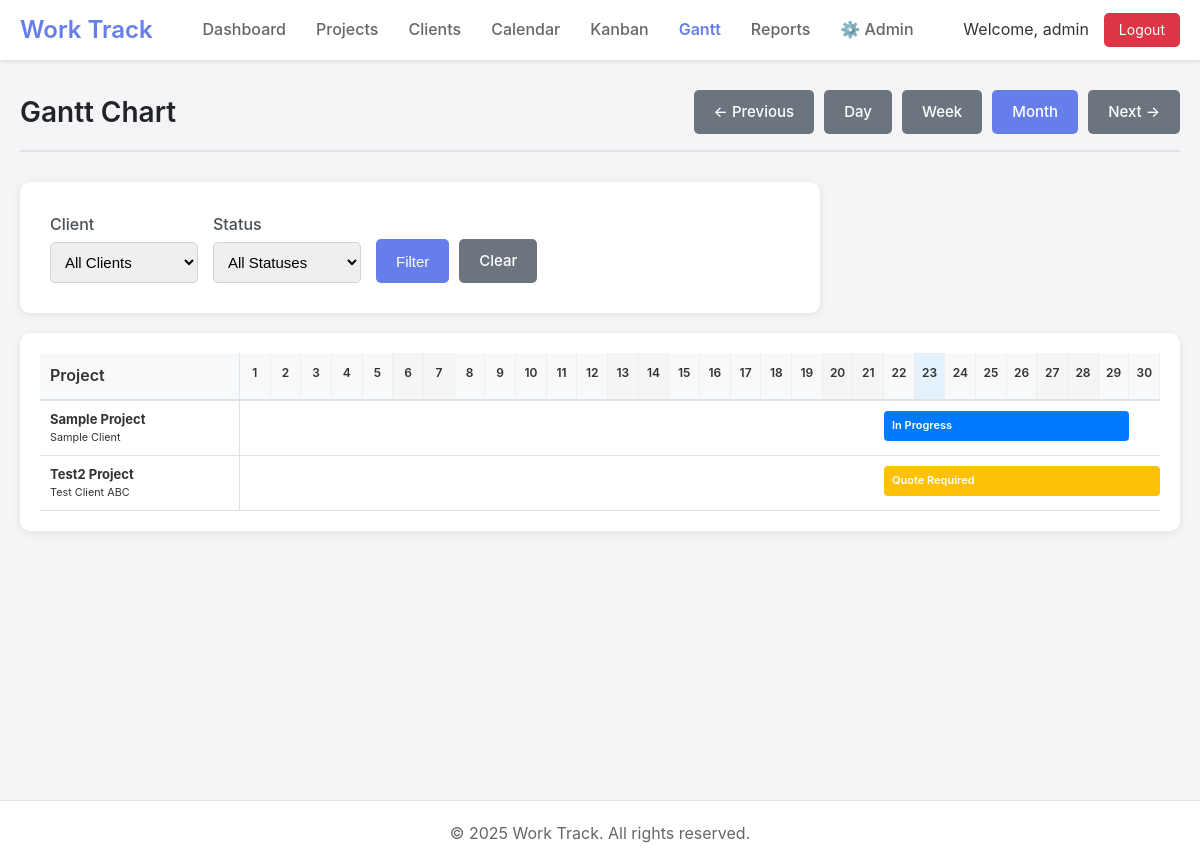
/gantt.php (signed in), run on an earlier commit of the app's database.
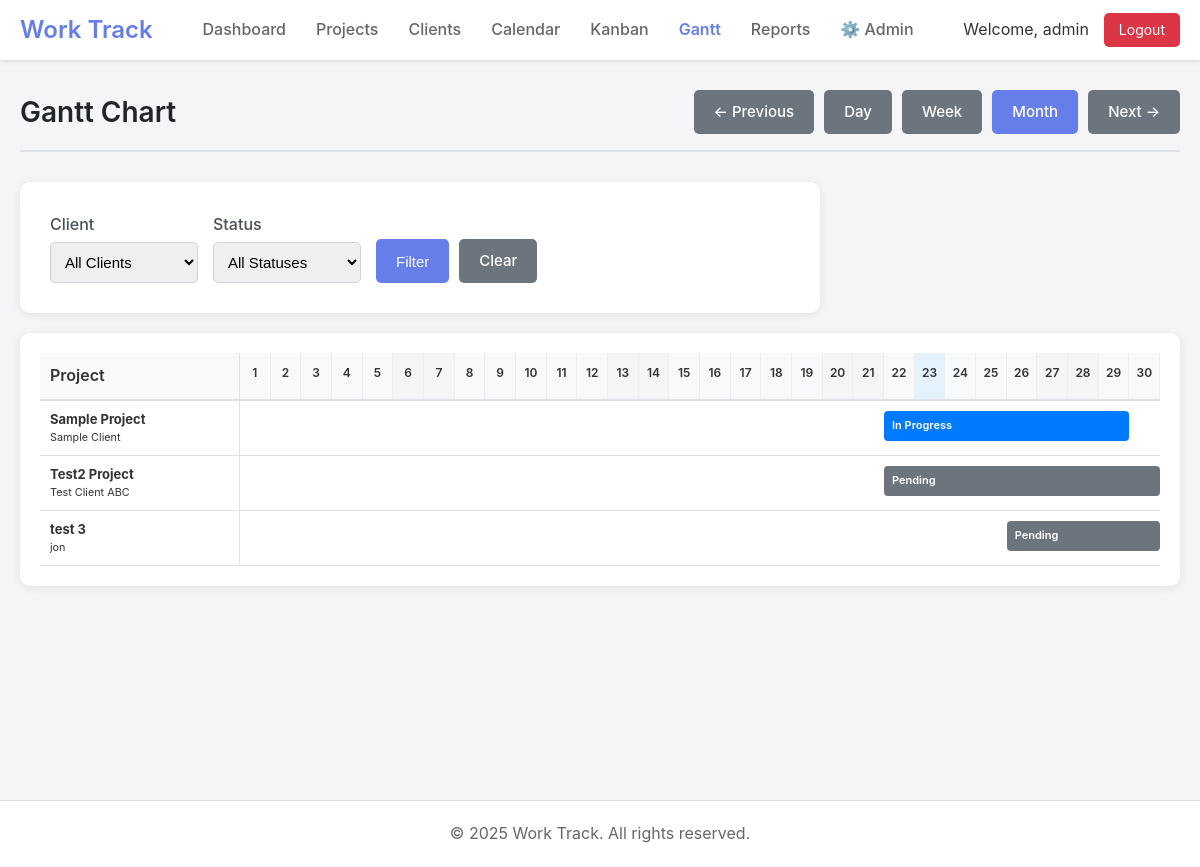
And on a later commit of the database.
### tables this page shows
CREATE TABLE projects (
    id INTEGER PRIMARY KEY AUTOINCREMENT,
    title TEXT NOT NULL,
    details TEXT,
    client_id INTEGER REFERENCES clients(id),
    start_date DATE,
    completion_date DATE,
    status_id INTEGER REFERENCES project_statuses(id),
    created_date DATETIME DEFAULT CURRENT_TIMESTAMP,
    fabric TEXT,
    created_by INTEGER REFERENCES users(id),
    updated_by INTEGER REFERENCES users(id),
    updated_at DATETIME DEFAULT CURRENT_TIMESTAMP,
    template_id INTEGER REFERENCES project_templates(id)
);

CREATE TABLE clients (
    id INTEGER PRIMARY KEY AUTOINCREMENT,
    name TEXT NOT NULL,
    address TEXT,
    phone TEXT,
    email TEXT,
    remarks TEXT,
    created_at DATETIME DEFAULT CURRENT_TIMESTAMP,
    updated_at DATETIME DEFAULT CURRENT_TIMESTAMP,
    created_by INTEGER REFERENCES users(id),
    updated_by INTEGER REFERENCES users(id)
);

CREATE TABLE project_statuses (
    id INTEGER PRIMARY KEY AUTOINCREMENT,
    name TEXT NOT NULL,
    color TEXT DEFAULT '#007bff',
    sort_order INTEGER DEFAULT 0,
    is_active BOOLEAN DEFAULT 1
);

### includes/db.php (called while the page is built, shortened)
<?php
class Database {
    private static $instance = null;
    private $conn;
    private function __construct() {
        try {
            $this->conn = new PDO('sqlite:' . DB_PATH);
            $this->conn->setAttribute(PDO::ATTR_ERRMODE, PDO::ERRMODE_EXCEPTION);
            $this->conn->setAttribute(PDO::ATTR_DEFAULT_FETCH_MODE, PDO::FETCH_ASSOC);
            $this->conn->exec('PRAGMA foreign_keys = ON');
        } catch (PDOException $e) {
            die("Connection failed: " . $e->getMessage());
        }
    }
    public static function getInstance() {
        if (!self::$instance) {
            self::$instance = new Database();
        }
        return self::$instance;
    }
    public function query($sql, $params = []) {
        try {
            $stmt = $this->conn->prepare($sql);
            $stmt->execute($params);
            return $stmt;
        } catch (PDOException $e) {
            if (DEBUG_MODE) {
                throw $e;
            }
            error_log($e->getMessage());
            return false;
        }
    }
    public function fetchAll($sql, $params = []) {
        $stmt = $this->query($sql, $params);
        return $stmt ? $stmt->fetchAll() : [];
    }
}
?>

### includes/models/Project.php (called while the page is built, shortened)
<?php
require_once dirname(__DIR__) . '/db.php';
class Project {
    private $db;
    public function __construct() {
        $this->db = Database::getInstance();
    }
    public function getCalendarData($startDate, $endDate) {
        return $this->db->fetchAll("
            SELECT p.id, p.title, p.start_date, p.completion_date,
                   c.name as client_name,
                   ps.name as status_name, ps.color as status_color
            FROM projects p
            LEFT JOIN clients c ON p.client_id = c.id
            LEFT JOIN project_statuses ps ON p.status_id = ps.id
            WHERE (p.start_date BETWEEN :start_date AND :end_date)
               OR (p.completion_date BETWEEN :start_date AND :end_date)
               OR (p.start_date <= :start_date AND p.completion_date >= :end_date)
            ORDER BY p.start_date ASC
        ", [
            'start_date' => $startDate,
            'end_date' => $endDate
        ]);
    }
}

### gantt.php (the view, shortened to what the changed rows need)
<?php
require_once 'includes/header.php';
require_once 'includes/models/Project.php';
$projectModel = new Project();
$viewMode = $_GET['view'] ?? 'month';
$currentDate = date('Y-m-d');
$startDate = $_GET['start'] ?? date('Y-m-01');
switch ($viewMode) {
    default:
        $endDate = date('Y-m-t', strtotime($startDate));
        break;
}
$projects = $projectModel->getCalendarData($startDate, $endDate);
$startTime = strtotime($startDate);
$endTime = strtotime($endDate);
$totalDays = ($endTime - $startTime) / 86400 + 1;
?>
<div class="page-header">
    <h1 class="page-title">Gantt Chart</h1>
</div>
<div class="gantt-container">
    <div class="gantt-chart">
        <div class="gantt-header">
            <div class="gantt-timeline">
                <?php
                for ($i = 0; $i < $totalDays; $i++) {
                    $date = date('Y-m-d', strtotime($startDate . " +$i days"));
                    $isToday = $date == $currentDate;
                    $isWeekend = in_array(date('w', strtotime($date)), [0, 6]);
                ?>
                    <div class="gantt-day <?php echo $isToday ? 'today' : ''; ?> <?php echo $isWeekend ? 'weekend' : ''; ?>">
                        <?php if ($viewMode == 'month' && $totalDays > 20): ?>
                            <?php echo date('j', strtotime($date)); ?>
                        <?php else: ?>
                            <?php echo date('M j', strtotime($date)); ?>
                        <?php endif; ?>
                    </div>
                <?php } ?>
            </div>
        </div>
        <?php foreach ($projects as $project):
            $projStart = strtotime($project['start_date']);
            $projEnd = $project['completion_date'] ? strtotime($project['completion_date']) : $projStart;
            if ($projStart < $startTime) {
                $barStart = 0;
                $actualStart = $startTime;
            } else {
                $barStart = ($projStart - $startTime) / 86400;
                $actualStart = $projStart;
            }
            if ($projEnd > $endTime) {
                $actualEnd = $endTime;
            } else {
                $actualEnd = $projEnd;
            }
            $barDuration = ($actualEnd - $actualStart) / 86400 + 1;
            $barWidth = ($barDuration / $totalDays) * 100;
            $barLeft = ($barStart / $totalDays) * 100;
        ?>
            <div class="gantt-row">
                <div class="gantt-row-header">
                    <div class="project-info">
                        <strong><?php echo htmlspecialchars(substr($project['title'], 0, 30)); ?></strong>
                        <br>
                        <small><?php echo htmlspecialchars($project['client_name'] ?? 'No client'); ?></small>
                    </div>
                </div>
                <div class="gantt-timeline">
                    <div class="gantt-bar"
                         style="left: <?php echo $barLeft; ?>%; width: <?php echo $barWidth; ?>%; background: <?php echo $project['status_color']; ?>;"
                         title="<?php echo htmlspecialchars($project['title']); ?> (<?php echo date('M j', $projStart); ?> - <?php echo date('M j', $projEnd); ?>)">
                        <span class="bar-label">
                            <?php echo htmlspecialchars($project['status_name']); ?>
                        </span>
                    </div>
                </div>
            </div>
        <?php endforeach; ?>
    </div>
</div>
<?php require_once 'includes/footer.php'; ?>

What changed in the data, as far as the page shows it:
changed projects "Test2 Project": status_id 1 → 2 (drawn); status.name "Quote Required" → "Pending"
added projects: title "test 3", client.name "jon", status.name "Pending"
